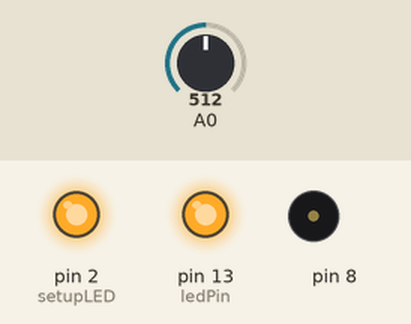
The sketch below on a simulated Arduino Uno, built with avr-gcc and run on an emulated ATmega328P. On the bench: output pins drawn as LEDs (lit = HIGH), buzzer (waves = sounding). The inputs (shaded band) are chosen by the test bench; at power-on: A0 = 512.

Above: at 0.1 s.
At 5.1 s:
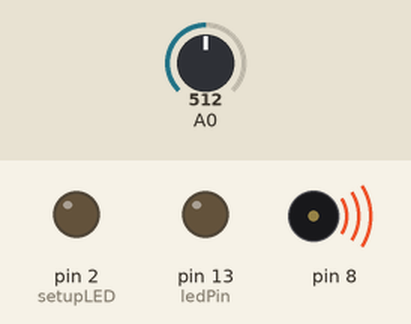
Timing chart, 0 to 6.6 s (numbered marks = the images above):
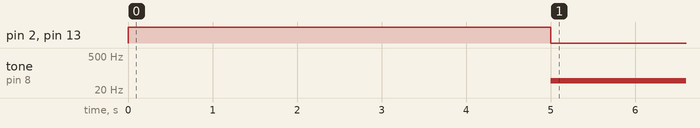

The sketch:

project6_Light_Theremin.ino
```cpp
int sensorValue;
int sensorLow = 1023;
int sensorHigh = 0;

const int ledPin = 13;
const int setupLED = 2;

void setup() {
  pinMode(ledPin, OUTPUT);
  pinMode(setupLED, OUTPUT);

  digitalWrite(ledPin, HIGH);
  digitalWrite(setupLED, HIGH);
  while(millis() < 5000){
    sensorValue = analogRead(A0);
    if(sensorValue > sensorHigh){
      sensorHigh = sensorValue;
    }
    if(sensorValue < sensorLow){
      sensorLow = sensorValue;
    }
  }
  digitalWrite(setupLED, LOW);
  digitalWrite(ledPin, LOW);
}

void loop() {
  sensorValue = analogRead(A0);
  int pitch = map(sensorValue, sensorLow, sensorHigh, 50, 4000);
  tone(8, pitch, 20);
  delay(10);
}
```

Measured:
- by itself, tone on pin 8: silent → 49 Hz at 5.0 s
